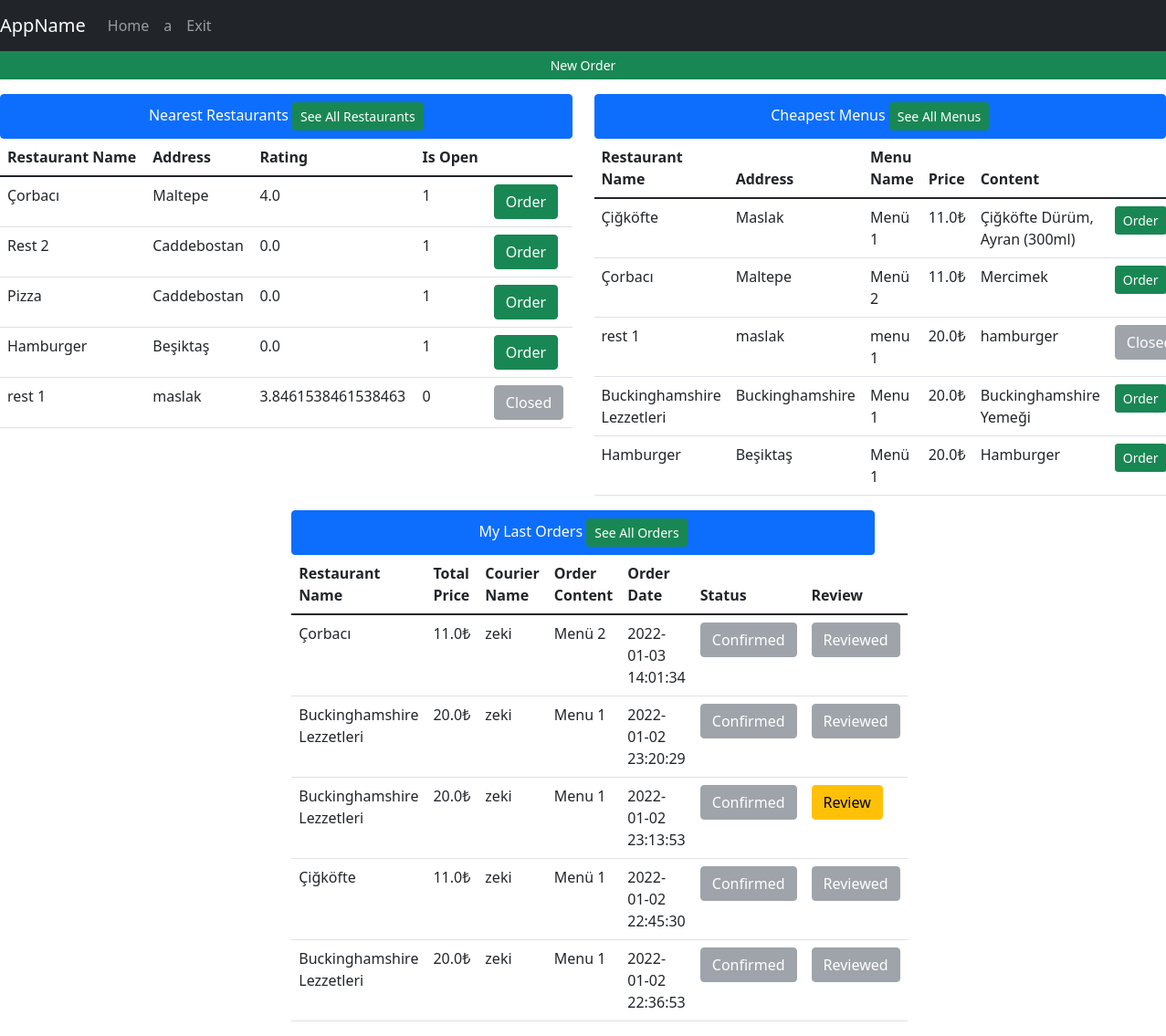
The app's page /home (signed in) with its own data.
### tables this page shows
CREATE TABLE restaurant(id INTEGER PRIMARY KEY, restaurantName varchar(30),address varchar(250),lat Text,lng Text,isOpen binary,averageRating REAL);

CREATE TABLE menu(id INTEGER PRIMARY KEY,menuName varchar(30), price REAL, content TEXT, restaurantId int REFERENCES restaurant(id) ON UPDATE CASCADE);

CREATE TABLE foodOrder(id INTEGER PRIMARY KEY,content TEXT,orderDate Date DEFAULT (datetime('now','localtime')),totalPrice REAL, is_delivered INTEGER DEFAULT(0), is_reviewed INTEGER DEFAULT(0), restaurantId INTEGER, courierID int REFERENCES couriers(id) ON UPDATE CASCADE, userUserName varchar(30) REFERENCES users(username) ON UPDATE CASCADE, FOREIGN KEY(restaurantId) REFERENCES restaurant(id));

CREATE TABLE couriers(id INTEGER PRIMARY KEY,name TEXT,is_available TEXT,lat REAL,lng, orderId int REFERENCES foodOrder(id) ON UPDATE CASCADE);

### app.py (the view, shortened to what this page needs)
@app.route("/home", methods=["GET", "POST"])
def homeView():
    with sqlite3.connect(DATABASE) as database:
        cursor = database.cursor()
    if not session.get('logged_in'):
        return render_template('auth/login.html', title='Login')
    if session["user_type"] == 1:
        data = getAllDbData(toGet=["users", "restaurant", "couriers", "menu","orders", "reviews"], limit=5)
        session["isFiltered"], session["filteredData"] = False, {}
        return render_template('admin/adminHome.html', title='Admin Page', username=session["username"], data=data)
    else:
        data = getUserViewData()
        return render_template('user/homePage.html', title='Home', username=session["username"], data=data)

### templates/user/homePage.html (shortened to what this page needs)
{% extends 'base.html' %}
{% block navbar %}
<nav class="navbar navbar-expand-lg navbar-dark bg-dark">
    <a class="navbar-brand" href="/home">AppName</a>
    <div class="collapse navbar-collapse" id="navbarNav">
        <ul class="navbar-nav">
          <li class="nav-item active"><a class="nav-link" href="/">Home</a></li>
          <li class="nav-item active"><a class="nav-link" href="/userSettings">{{username}}</a></li>
          <li class="nav-item active"><a class="nav-link" href="/exit">Exit</a></li>
        </ul>
    </div>
</nav>
{% endblock %}
{% block body %}
    <div class="row">
    <a class="btn btn-sm btn-success" href="/selectRestaurant"> New Order </a>
    </div>
    <center>
     <div class="row mt-3">
     <div class="col-md-6">
         <ul class="list-group">
          <li class="list-group-item active">Nearest Restaurants <a href="/selectRestaurant" class="btn btn-sm btn-success">See All Restaurants</a></li>
         </ul>
         <form action="/selectMenu" method="POST">
         <table class="table table-hover">
              <thead>
                <tr>
                  <th scope="col">Restaurant Name</th>
                  <th scope="col">Address</th>
                  <th scope="col">Rating</th>
                  <th scope="col">Is Open</th>
                  <th scope="col"></th>
                </tr>
              </thead>
              <tbody>
              {%for i in range(data["near_restaurants"]|length)%}
                <tr>
                  <td>{{ data["near_restaurants"][i][2] }}</td>
                  <td>{{ data["near_restaurants"][i][3] }}</td>
                  <td>{{ data["near_restaurants"][i][7] }}</td>
                  <td>{{ data["near_restaurants"][i][6] }}</td>
                  {% if data["near_restaurants"][i][6] == 0 %}
                <td>
                  <button type="submit" disabled name="selectedRestaurant" value='{{ data["near_restaurants"][i][1] }}' class="btn btn-secondary">Closed</button>
                </td>
                {% else %}
                <td>
                  <button type="submit"  name="selectedRestaurant" value='{{ data["near_restaurants"][i][1] }}' class="btn btn-success">Order</button>
                </td>
                {% endif %}
                </tr>
              {%endfor%}
              </tbody>
         </table>
         </form>
     </div>
     <div class="col-md-6">
         <ul class="list-group">
          <li class="list-group-item active">Cheapest Menus <a href="/menus" class="btn btn-sm btn-success">See All Menus</a></li>
          </ul>
         <form action="/selectMenu" method="POST">
         <table class="table table-hover">
              <thead>
                <tr>
                  <th scope="col">Restaurant Name</th>
                  <th scope="col">Address</th>
                  <th scope="col">Menu Name</th>
                  <th scope="col">Price</th>
                  <th scope="col">Content</th>
                </tr>
              </thead>
              <tbody>
              {%for i in range(data["cheap_menus"]|length)%}
                <tr>
                  <td>{{ data["cheap_menus"][i][0] }}</td>
                  <td>{{ data["cheap_menus"][i][1] }}</td>
                  <td>{{ data["cheap_menus"][i][2] }} </td>
                  <td>{{ data["cheap_menus"][i][3] }}₺</td>
                  <td>{{ data["cheap_menus"][i][6] }} </td>
                  {% if data["cheap_menus"][i][7] == 0 %}
                        <td><button class="btn btn-secondary" disabled name="selectedMenu" value="{{ data["cheap_menus"][i][4] }}">Closed</button></td>
                    {% else %}
                        <td><button class="btn btn-sm btn-success" name="selectedMenu" value="{{ data["cheap_menus"][i][4] }}">Order</button></td>
                    {% endif %}
                </tr>
              {%endfor%}
              </tbody>
         </table>
         </form>
     </div>
 </div>
        </center>
 <center>
     <div class="col-md-6">
         <ul class="list-group">
          <li class="list-group-item active">My Last Orders <a href="/myOrders" class="btn btn-sm btn-success">See All Orders</a></li>
          </ul>
         <form action="/home" method="POST">
         <table class="table table-hover">
              <thead>
                <tr>
                  <th scope="col">Restaurant Name</th>
                  <th scope="col">Total Price</th>
                  <th scope="col">Courier Name</th>
                  <th scope="col">Order Content</th>
                  <th scope="col">Order Date</th>
                  <th scope="col">Status</th>
                  <th scope="col">Review</th>
                </tr>
              </thead>
              <tbody>
              {%for i in range(data["orders"]|length)%}
                <tr>
                  <td>{{ data["orders"][i][6] }} </td>
                  <td>{{ data["orders"][i][0] }}₺</td>
                  <td>{{ data["orders"][i][2] }}</td>
                  <td>{{ data["orders"][i][3] }}</td>
                  <td>{{ data["orders"][i][1] }}</td>
                    {% if data["orders"][i][5] == 1 %}
                        <td><button class="btn btn-secondary" disabled name="confirmedOrder" value="{{data['orders'][i][4]}}">Confirmed</button></td>
                    {% else %}
                        <td><button class="btn btn-warning" name="confirmedOrder" value="{{data['orders'][i][4]}}">Confirm Delivered</button></td>
                    {% endif %}
                    {% if data["orders"][i][7] == 1 %}
                        <td><button class="btn btn-secondary" disabled name="confirmedOrder" value="{{data['orders'][i][4]}}">Reviewed</button></td>
                    {% else %}
                        <td><a href="/reviewRestaurant?restId={{ data['orders'][i][8] }}&foodOrderId={{ data['orders'][i][4] }}" class="btn btn-warning" name="confirmedOrder" value="{{data['orders'][i][4]}}">Review</a></td>
                    {% endif %}
                </tr>
              {%endfor%}
              </tbody>
         </table>
         </form>
     </div>
 </center>
{% endblock %}

### records on screen
restaurant: restaurantName "Çorbacı", address "Maltepe", averageRating "4.0", isOpen "1", restaurantName "Çorbacı", address "Maltepe", restaurantName "Çorbacı"
restaurant: restaurantName "Rest 2", address "Caddebostan", averageRating "0.0", isOpen "1"
restaurant: restaurantName "Pizza", address "Caddebostan", averageRating "0.0", isOpen "1"
restaurant: restaurantName "Hamburger", address "Beşiktaş", averageRating "0.0", isOpen "1", restaurantName "Hamburger", address "Beşiktaş"
restaurant: restaurantName "rest 1", address "maslak", averageRating "3.8461538461538463", isOpen "0", restaurantName "rest 1", address "maslak"
restaurant: restaurantName "Çiğköfte", address "Maslak", restaurantName "Çiğköfte"
menu: menuName "Menü 1", price "11.0", content "Çiğköfte Dürüm, Ayran (300ml)"
menu: menuName "Menü 2", price "11.0", content "Mercimek"
menu: menuName "menu 1", price "20.0", content "hamburger"
restaurant: restaurantName "Buckinghamshire Lezzetleri", address "Buckinghamshire", restaurantName "Buckinghamshire Lezzetleri" "Buckinghamshire Lezzetleri" "Buckinghamshire Lezzetleri"
menu: menuName "Menu 1", price "20.0", content "Buckinghamshire Yemeği"
menu: menuName "Menü 1", price "20.0", content "Hamburger"
foodOrder: totalPrice "11.0", content "Menü 2", orderDate "2022-01-03 14:01:34"
couriers: name "zeki" "zeki" "zeki" "zeki" "zeki"
foodOrder: totalPrice "20.0", content "Menu 1", orderDate "2022-01-02 23:20:29"
foodOrder: totalPrice "20.0", content "Menu 1", orderDate "2022-01-02 23:13:53"
foodOrder: totalPrice "11.0", content "Menü 1", orderDate "2022-01-02 22:45:30"
foodOrder: totalPrice "20.0", content "Menu 1", orderDate "2022-01-02 22:36:53"

### other values on screen
{{ username }} "a"
